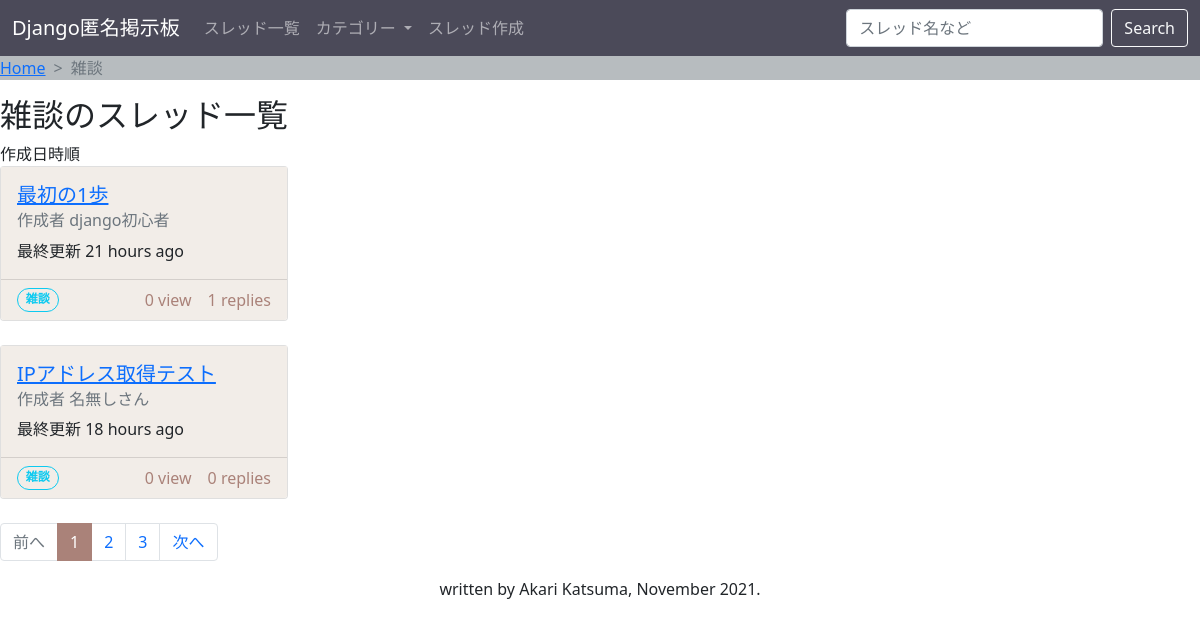
The app's page /category/1/, older data.
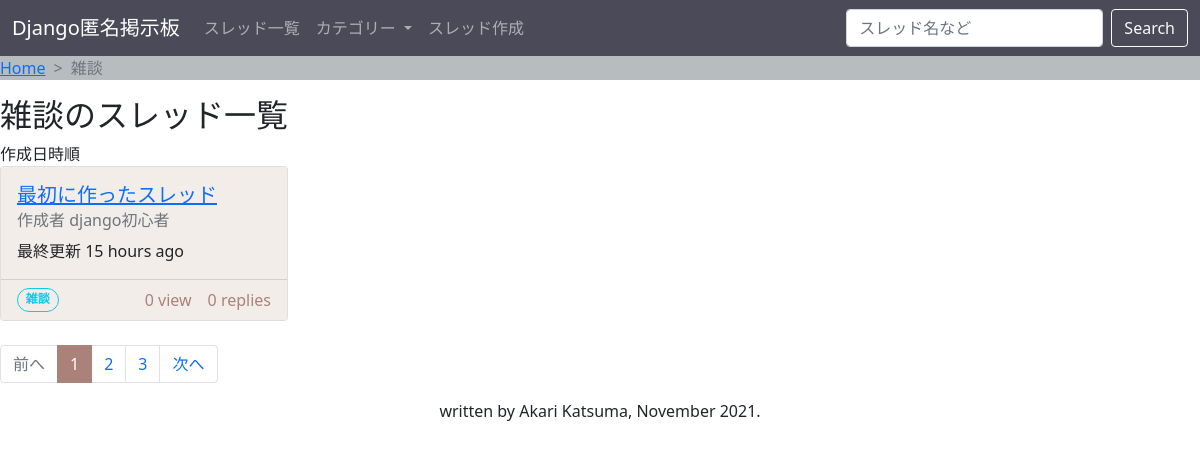
The same page, newer data.
### keijiban/models.py (models this page shows, shortened)
class Thread(models.Model):
    title = models.CharField(
        max_length=255,
        blank=False,
        null=False,
        default="無題")
    view = models.IntegerField(
        blank=True,
        null=False,
        default=0)
    category = models.ForeignKey(
        Category,
        null=True,
        on_delete=models.SET_NULL)

class Post(models.Model):
    IPaddress = models.GenericIPAddressField(
        blank=False,
        null=False)
    ipID = models.CharField(
        max_length=8,
        blank=True,
        null=False,
        default="xxxxxxxx")
    created = models.DateTimeField(
        auto_now_add=True,
        editable=False,
        blank=False,
        null=False)
    name = models.CharField(
        max_length=15,
        blank=False,
        null=False,
        default="名無しさん")
    body = models.TextField(
        max_length=255,
        blank=False,
        null=False)
    thread = models.ForeignKey(
        Thread,
        on_delete=models.CASCADE)
    tags = models.ManyToManyField(
        Tag,
        blank=True)

class Category(models.Model):
    name = models.CharField(
        max_length=255,
        blank=False,
        null=False,)
    def __str__(self):
        return self.name

### keijiban/views.py (the view, shortened to what this page needs)
# urls.py: path('category/<pk>/', CategoryView.as_view(), name='category'),
class CategoryView(DetailView):
    model = Category

### keijiban/templates/keijiban/category_detail.html (shortened to what this page needs)
{% extends "_base.html" %}
{% load humanize %}
{% block breadcrumb %}
<nav style="--bs-breadcrumb-divider: '>'; background-color: #B7BCBF;" aria-label="breadcrumb">
    <ol class="breadcrumb">
        <li class="breadcrumb-item"><a href="{% url 'index'%}">Home</a></li>
        <li class="breadcrumb-item active" aria-current="page">{{ object.name }}</li>
    </ol>
</nav>
{% endblock %}
{% block main %}
<h2>{{ object.name }}のスレッド一覧</h2>
{% if object.thread_set.all %}
    作成日時順<br>
    {% for t in object.thread_set.all %}
    <div class="card" style="width: 18rem;">
        <div class="card-body" style="background:#f2ede8;">
            <a href="{% url 'thread' t.id %}">
                <h5 class="card-title">{{ t.title }}</h5>
            </a>
            <h6 class="card-subtitle mb-2 text-muted">作成者 {{ t.post_set.first.name }}</h6>
            <p class="card-text">最終更新 {{ t.post_set.last.created | naturaltime }}</p>
        </div>
        <div class="card-footer" style="display: flex;justify-content: space-between; background:#f2ede8; color:#AA8279;">
            <span class="badge rounded-pill text-info  border border-info badge-outlined">{{t.category}}</span>{{t.view| intcomma }} view　{{t.post_set.all| length | add:"-1"}} replies
        </div>
    </div>
    <br>
    {% endfor %}
    <nav aria-label="...">
        <ul class="pagination">
            <li class="page-item disabled">
                <span class="page-link" href="#" tabindex="-1" aria-disabled="true">前へ</span>
            </li>
            <li class="page-item active" aria-current="page">
                <span class="page-link" style="background-color: #AA8279; border-color: #AA8279;" href="#">1</span>
            </li>
            <li class="page-item"><a class="page-link" href="#">2</a></li>
            <li class="page-item"><a class="page-link" href="#">3</a></li>
            <li class="page-item">
                <a class="page-link" href="#">次へ</a>
            </li>
        </ul>
    </nav>
{% else %}
    <p>まだ{{ object.name }}のスレッドはありません。新しいスレッドを作りませんか？</p>
    <a class="btn" style="background:#f2ede8; color:#4B4A59; border: 1px solid #AA8279;" href="{% url 'create' %}" role="button">スレッドを作成する</a><br>
{% endif %}
{% endblock %}

Row changes from the older to the newer data that the page shows:
removed Thread: title "IPアドレス取得テスト", post_set.first.name "名無しさん", post_set.last.created "18 hours ago", category "雑談", view "0", post_set.all|length "0"
changed Thread "django初心者": title "最初の1歩" → "最初に作ったスレッド"; post_set.last.created "21 hours ago" → "15 hours ago"; post_set.all|length "1" → "0"
